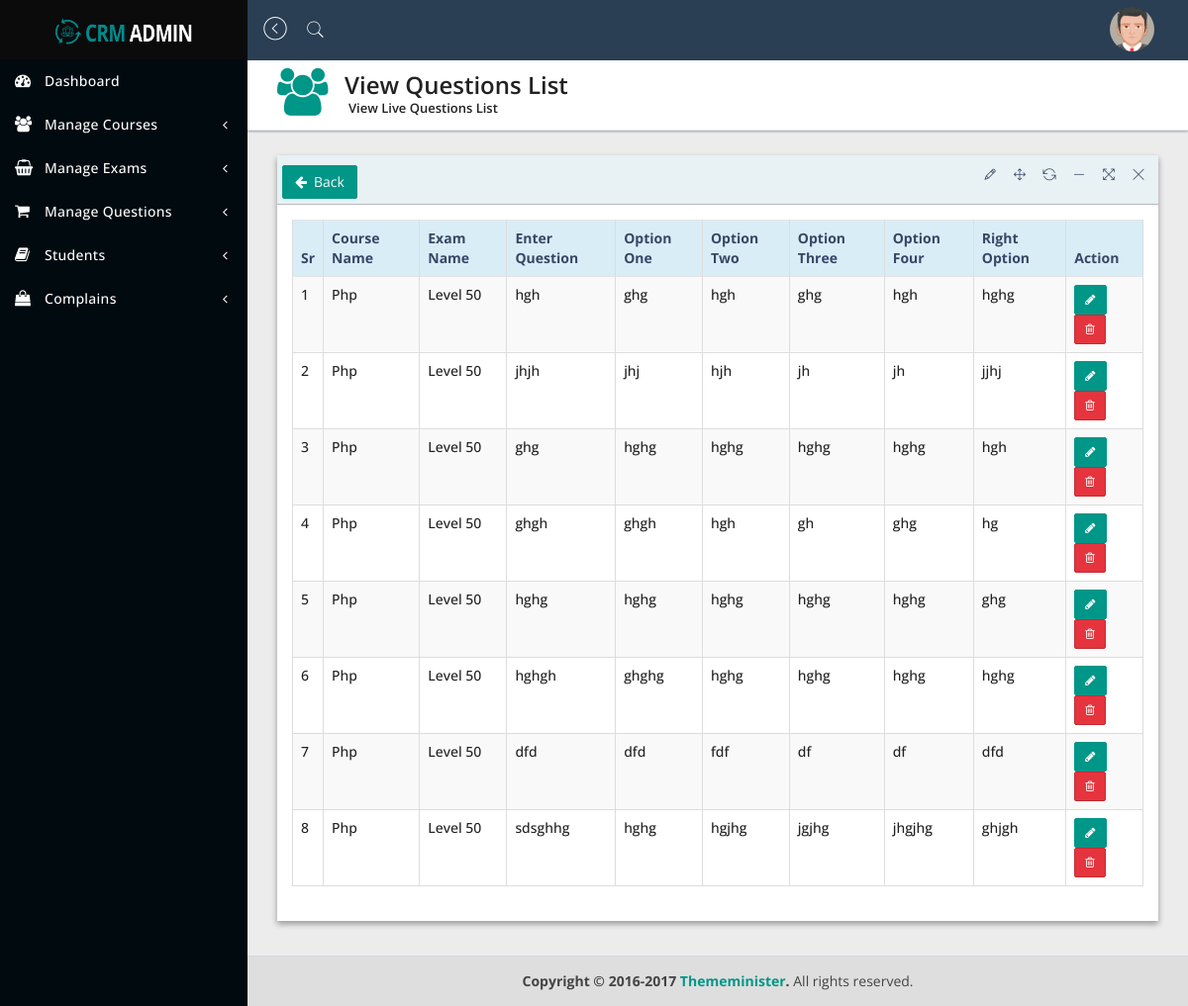
Screenshot of /view_exam_questions.php?examid=46 (signed in) with the database file from the repository.
### tables this page shows
CREATE TABLE `add_course` (
  `id` int(10) NOT NULL,
  `cname` varchar(250) NOT NULL
);

CREATE TABLE `add_new_exam` (
  `id` int(10) NOT NULL,
  `course_id` varchar(250) NOT NULL,
  `ename` varchar(250) NOT NULL,
  `nquestion` varchar(250) NOT NULL,
  `exam_time` varchar(250) NOT NULL,
  `pmax` varchar(250) NOT NULL,
  `status` varchar(250) NOT NULL DEFAULT '0',
  `equestionm` varchar(250) NOT NULL
);

CREATE TABLE `add_questions` (
  `id` int(10) NOT NULL,
  `question_no` varchar(250) NOT NULL,
  `exam_id` varchar(250) NOT NULL,
  `question` varchar(500) NOT NULL,
  `option_one` varchar(250) NOT NULL,
  `option_two` varchar(250) NOT NULL,
  `option_three` varchar(250) NOT NULL,
  `option_four` varchar(250) NOT NULL,
  `right_option` varchar(250) NOT NULL
);

### view_exam_questions.php (the view, shortened to what this page needs)
<?php
      include('includes/header.php');
      include('includes/sidebar.php');
      include('includes/connection.php');
      $eId = $_REQUEST['examid'];
      $sel = "SELECT * FROM add_questions WHERE exam_id = '$eId'";
      $query = mysqli_query($db,$sel);
      ?>
         <div class="content-wrapper">
            <section class="content-header">
               <div class="header-icon">
                  <i class="fa fa-users"></i>
               </div>
               <div class="header-title">
                  <h1>View Questions List</h1>
                  <small>View Live Questions List</small>
               </div>
            </section>
            <section class="content">
               <div class="row">
                  <div class="col-sm-12">
                     <div class="panel panel-bd lobidrag">
                        <div class="panel-heading">
                        <div class="btn-group" id="buttonlist">
                              <a class="btn btn-add " href="view_live_exam.php">
                              <i class="fa fa-arrow-left"> &nbsp; </i>Back </a>
                           </div>
                        </div>
                        <div class="panel-body">
                           <div class="table-responsive">
                              <table id="dataTableExample1" class="table table-bordered table-striped table-hover">
                                 <thead>
                                    <tr class="info">
                                       <th>Sr</th>
                                       <th>Course Name</th>
                                       <th>Exam Name</th>
                                       <th>Enter Question</th>
                                       <th>Option One</th>
                                       <th>Option Two</th>
                                       <th>Option Three</th>
                                       <th>Option Four</th>
                                       <th>Right Option</th>
                                       <th>Action</th>
                                    </tr>
                                 </thead>
                                 <tbody>
                                    <?php
                                    $sr = 1;
                                    while($row = mysqli_fetch_array($query,MYSQLI_BOTH))
                                    {
                                       $examId = $row['exam_id'];
                                       $selExam = mysqli_query($db,"SELECT *FROM add_new_exam WHERE id ='$examId'");
                                       while($getExam = mysqli_fetch_array($selExam,MYSQLI_BOTH))
                                       {
                                          $courseId = $getExam['course_id'];
                                          $selCourse = mysqli_query($db,"SELECT *FROM add_course WHERE id = '$courseId'");
                                          while($getCourse = mysqli_fetch_array($selCourse,MYSQLI_BOTH))
                                          {
                                    ?>
                                    <tr>
                                       <td><?php echo $sr; ?></td>
                                       <td><?php echo $getCourse['cname'] ?></td>
                                       <td><?php echo $getExam['ename']; ?></td>
                                       <td><?php echo $row['question']; ?></td>
                                       <td><?php echo $row['option_one']; ?></td>
                                       <td><?php echo $row['option_two']; ?></td>
                                       <td><?php echo $row['option_three']; ?></td>
                                       <td><?php echo $row['option_four']; ?></td>
                                       <td><?php echo $row['right_option']; ?></td>
                                       <td>
                                          <button type="button" class="btn btn-add btn-sm" data-toggle="modal" data-target="#<?php echo $row ['id'];?>"><i class="fa fa-pencil"></i></button>
                                          <button type="button" class="btn btn-danger btn-sm" data-toggle="modal" onclick="chkLive(<?php echo $eId; ?>,<?php echo $row['id']; ?>)" ><i class="fa fa-trash-o"></i> </button>
                                       </td>
                                    </tr>
                                    <?php
                                    $sr++;
                                    }
                                 }
                                 }
                                 ?>
                                 </tbody>
                              </table>
                           </div>
                        </div>
                     </div>
                  </div>
               </div>
            </section>
         </div>
         <?php include('includes/footer.php'); ?>

### rows the page displays
add_questions: question "hgh", option_one "ghg", option_two "hgh", option_three "ghg", option_four "hgh", right_option "hghg"
add_new_exam: ename "Level 50"
add_course: cname "Php"
add_questions: question "jhjh", option_one "jhj", option_two "hjh", option_three "jh", option_four "jh", right_option "jjhj"
add_questions: question "ghg", option_one "hghg", option_two "hghg", option_three "hghg", option_four "hghg", right_option "hgh"
add_questions: question "ghgh", option_one "ghgh", option_two "hgh", option_three "gh", option_four "ghg", right_option "hg"
add_questions: question "hghg", option_one "hghg", option_two "hghg", option_three "hghg", option_four "hghg", right_option "ghg"
add_questions: question "hghgh", option_one "ghghg", option_two "hghg", option_three "hghg", option_four "hghg", right_option "hghg"
add_questions: question "dfd", option_one "dfd", option_two "fdf", option_three "df", option_four "df", right_option "dfd"
add_questions: question "sdsghhg", option_one "hghg", option_two "hgjhg", option_three "jgjhg", option_four "jhgjhg", right_option "ghjgh"
